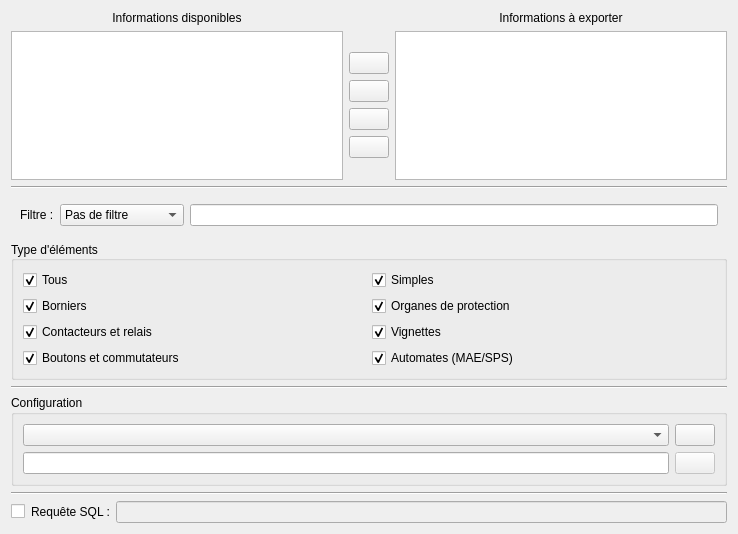
<?xml version="1.0" encoding="UTF-8"?>
<ui version="4.0">
 <class>ElementQueryWidget</class>
 <widget class="QWidget" name="ElementQueryWidget">
  <property name="geometry">
   <rect>
    <x>0</x>
    <y>0</y>
    <width>738</width>
    <height>534</height>
   </rect>
  </property>
  <property name="windowTitle">
   <string>Form</string>
  </property>
  <layout class="QVBoxLayout" name="verticalLayout">
   <item>
    <widget class="QWidget" name="m_info_widget" native="true">
     <layout class="QGridLayout" name="gridLayout">
      <property name="leftMargin">
       <number>0</number>
      </property>
      <property name="topMargin">
       <number>0</number>
      </property>
      <property name="rightMargin">
       <number>0</number>
      </property>
      <property name="bottomMargin">
       <number>0</number>
      </property>
      <item row="0" column="0">
       <widget class="QLabel" name="label_2">
        <property name="text">
         <string>Informations disponibles</string>
        </property>
        <property name="alignment">
         <set>Qt::AlignCenter</set>
        </property>
       </widget>
      </item>
      <item row="0" column="2">
       <widget class="QLabel" name="label">
        <property name="text">
         <string>Informations à exporter</string>
        </property>
        <property name="alignment">
         <set>Qt::AlignCenter</set>
        </property>
        <property name="margin">
         <number>0</number>
        </property>
       </widget>
      </item>
      <item row="1" column="0">
       <widget class="QListWidget" name="m_var_list"/>
      </item>
      <item row="1" column="2">
       <widget class="QListWidget" name="m_choosen_list"/>
      </item>
      <item row="1" column="1">
       <layout class="QVBoxLayout" name="verticalLayout_2" stretch="0,0,0,0,0,0">
        <property name="spacing">
         <number>6</number>
        </property>
        <property name="sizeConstraint">
         <enum>QLayout::SetDefaultConstraint</enum>
        </property>
        <item>
         <spacer name="verticalSpacer">
          <property name="orientation">
           <enum>Qt::Vertical</enum>
          </property>
          <property name="sizeHint" stdset="0">
           <size>
            <width>20</width>
            <height>40</height>
           </size>
          </property>
         </spacer>
        </item>
        <item>
         <widget class="QPushButton" name="m_up_pb">
          <property name="toolTip">
           <string>Monter la sélection</string>
          </property>
          <property name="text">
           <string/>
          </property>
          <property name="icon">
           <iconset resource="../../../qelectrotech.qrc">
            <normaloff>:/ico/16x16/go-up.png</normaloff>:/ico/16x16/go-up.png</iconset>
          </property>
          <property name="checkable">
           <bool>false</bool>
          </property>
         </widget>
        </item>
        <item>
         <widget class="QPushButton" name="m_add_pb">
          <property name="toolTip">
           <string>Ajouter la sélection</string>
          </property>
          <property name="text">
           <string/>
          </property>
          <property name="icon">
           <iconset resource="../../../qelectrotech.qrc">
            <normaloff>:/ico/16x16/list-add.png</normaloff>:/ico/16x16/list-add.png</iconset>
          </property>
         </widget>
        </item>
        <item>
         <widget class="QPushButton" name="m_remove_pb">
          <property name="toolTip">
           <string>Supprimer la sélection</string>
          </property>
          <property name="text">
           <string/>
          </property>
          <property name="icon">
           <iconset resource="../../../qelectrotech.qrc">
            <normaloff>:/ico/16x16/list-remove.png</normaloff>:/ico/16x16/list-remove.png</iconset>
          </property>
         </widget>
        </item>
        <item>
         <widget class="QPushButton" name="m_down_pb">
          <property name="toolTip">
           <string>Descendre la sélection</string>
          </property>
          <property name="text">
           <string/>
          </property>
          <property name="icon">
           <iconset resource="../../../qelectrotech.qrc">
            <normaloff>:/ico/16x16/go-down.png</normaloff>:/ico/16x16/go-down.png</iconset>
          </property>
         </widget>
        </item>
        <item>
         <spacer name="verticalSpacer_2">
          <property name="orientation">
           <enum>Qt::Vertical</enum>
          </property>
          <property name="sizeHint" stdset="0">
           <size>
            <width>20</width>
            <height>40</height>
           </size>
          </property>
         </spacer>
        </item>
       </layout>
      </item>
     </layout>
    </widget>
   </item>
   <item>
    <widget class="Line" name="line">
     <property name="orientation">
      <enum>Qt::Horizontal</enum>
     </property>
    </widget>
   </item>
   <item>
    <widget class="QWidget" name="widget" native="true">
     <layout class="QGridLayout" name="gridLayout_3">
      <item row="1" column="1">
       <widget class="QComboBox" name="m_filter_type_cb">
        <item>
         <property name="text">
          <string>Pas de filtre</string>
         </property>
        </item>
        <item>
         <property name="text">
          <string>N'est pas vide</string>
         </property>
        </item>
        <item>
         <property name="text">
          <string>Est vide</string>
         </property>
        </item>
        <item>
         <property name="text">
          <string>Contient</string>
         </property>
        </item>
        <item>
         <property name="text">
          <string>Ne contient pas</string>
         </property>
        </item>
        <item>
         <property name="text">
          <string>Est égal à</string>
         </property>
        </item>
        <item>
         <property name="text">
          <string>N'est pas égale à</string>
         </property>
        </item>
       </widget>
      </item>
      <item row="1" column="2">
       <widget class="QLineEdit" name="m_filter_le"/>
      </item>
      <item row="1" column="0">
       <widget class="QLabel" name="label_4">
        <property name="text">
         <string>Filtre :</string>
        </property>
       </widget>
      </item>
     </layout>
    </widget>
   </item>
   <item>
    <widget class="QWidget" name="m_parametre_widget" native="true">
     <layout class="QHBoxLayout" name="horizontalLayout_3">
      <property name="leftMargin">
       <number>0</number>
      </property>
      <property name="topMargin">
       <number>0</number>
      </property>
      <property name="rightMargin">
       <number>0</number>
      </property>
      <property name="bottomMargin">
       <number>0</number>
      </property>
      <item>
        <widget class="QGroupBox" name="groupBox_3">
         <property name="title">
          <string>Type d'éléments</string>
         </property>
         <property name="alignment">
          <set>Qt::AlignLeading|Qt::AlignLeft|Qt::AlignVCenter</set>
         </property>
         <layout class="QGridLayout" name="gridLayout_4">
          <item row="0" column="0">
           <widget class="QCheckBox" name="m_all_cb">
            <property name="text">
             <string>Tous</string>
            </property>
            <property name="checked">
             <bool>true</bool>
            </property>
           </widget>
          </item>
          <item row="0" column="1">
           <widget class="QCheckBox" name="m_simple_cb">
            <property name="text">
             <string>Simples</string>
            </property>
            <property name="checked">
             <bool>true</bool>
            </property>
           </widget>
          </item>
          <item row="1" column="0">
           <widget class="QCheckBox" name="m_terminal_cb">
            <property name="text">
             <string>Borniers</string>
            </property>
            <property name="checked">
             <bool>true</bool>
            </property>
           </widget>
          </item>
          <item row="1" column="1">
           <widget class="QCheckBox" name="m_protection_cb">
            <property name="text">
             <string>Organes de protection</string>
            </property>
            <property name="checked">
             <bool>true</bool>
            </property>
           </widget>
          </item>
          <item row="2" column="0">
           <widget class="QCheckBox" name="m_coil_cb">
            <property name="text">
             <string>Contacteurs et relais</string>
            </property>
            <property name="checked">
             <bool>true</bool>
            </property>
           </widget>
          </item>
          <item row="2" column="1">
           <widget class="QCheckBox" name="m_thumbnail_cb">
            <property name="text">
             <string>Vignettes</string>
            </property>
            <property name="checked">
             <bool>true</bool>
            </property>
           </widget>
          </item>
          <item row="3" column="0">
           <widget class="QCheckBox" name="m_button_cb">
            <property name="text">
             <string>Boutons et commutateurs</string>
            </property>
            <property name="checked">
             <bool>true</bool>
            </property>
           </widget>
          </item>
          <item row="3" column="1">
           <widget class="QCheckBox" name="m_plc_cb">
            <property name="text">
             <string>Automates (MAE/SPS)</string>
            </property>
            <property name="checked">
             <bool>true</bool>
            </property>
           </widget>
          </item>
         </layout>
        </widget>
      </item>
     </layout>
    </widget>
   </item>
   <item>
    <widget class="Line" name="line_4">
     <property name="orientation">
      <enum>Qt::Horizontal</enum>
     </property>
    </widget>
   </item>
   <item>
    <widget class="QGroupBox" name="groupBox">
     <property name="title">
      <string>Configuration</string>
     </property>
     <layout class="QGridLayout" name="gridLayout_2">
      <item row="0" column="1">
       <widget class="QPushButton" name="m_load_pb">
        <property name="enabled">
         <bool>true</bool>
        </property>
        <property name="toolTip">
         <string>Ouvrir la configuration sélectionné</string>
        </property>
        <property name="text">
         <string/>
        </property>
        <property name="icon">
         <iconset resource="../../../qelectrotech.qrc">
          <normaloff>:/ico/16x16/folder-open.png</normaloff>:/ico/16x16/folder-open.png</iconset>
        </property>
       </widget>
      </item>
      <item row="0" column="0">
       <widget class="QComboBox" name="m_conf_cb">
        <property name="editable">
         <bool>false</bool>
        </property>
       </widget>
      </item>
      <item row="1" column="0">
       <widget class="QLineEdit" name="m_save_name_le"/>
      </item>
      <item row="1" column="1">
       <widget class="QPushButton" name="m_save_current_conf_pb">
        <property name="enabled">
         <bool>false</bool>
        </property>
        <property name="toolTip">
         <string>Sauvegarder la configuration actuelle</string>
        </property>
        <property name="text">
         <string/>
        </property>
        <property name="icon">
         <iconset resource="../../../qelectrotech.qrc">
          <normaloff>:/ico/16x16/document-save.png</normaloff>:/ico/16x16/document-save.png</iconset>
        </property>
        <property name="flat">
         <bool>false</bool>
        </property>
       </widget>
      </item>
     </layout>
    </widget>
   </item>
   <item>
    <widget class="Line" name="line_3">
     <property name="frameShadow">
      <enum>QFrame::Sunken</enum>
     </property>
     <property name="orientation">
      <enum>Qt::Horizontal</enum>
     </property>
    </widget>
   </item>
   <item>
    <layout class="QHBoxLayout" name="horizontalLayout">
     <item>
      <widget class="QCheckBox" name="m_edit_sql_query_cb">
       <property name="toolTip">
        <string>Requête SQL personnalisée</string>
       </property>
       <property name="text">
        <string/>
       </property>
      </widget>
     </item>
     <item>
      <widget class="QLabel" name="label_3">
       <property name="text">
        <string>Requête SQL :</string>
       </property>
      </widget>
     </item>
     <item>
      <widget class="QLineEdit" name="m_sql_query">
       <property name="enabled">
        <bool>false</bool>
       </property>
      </widget>
     </item>
    </layout>
   </item>
  </layout>
 </widget>
 <resources>
  <include location="../../../qelectrotech.qrc"/>
 </resources>
 <connections/>
</ui>
